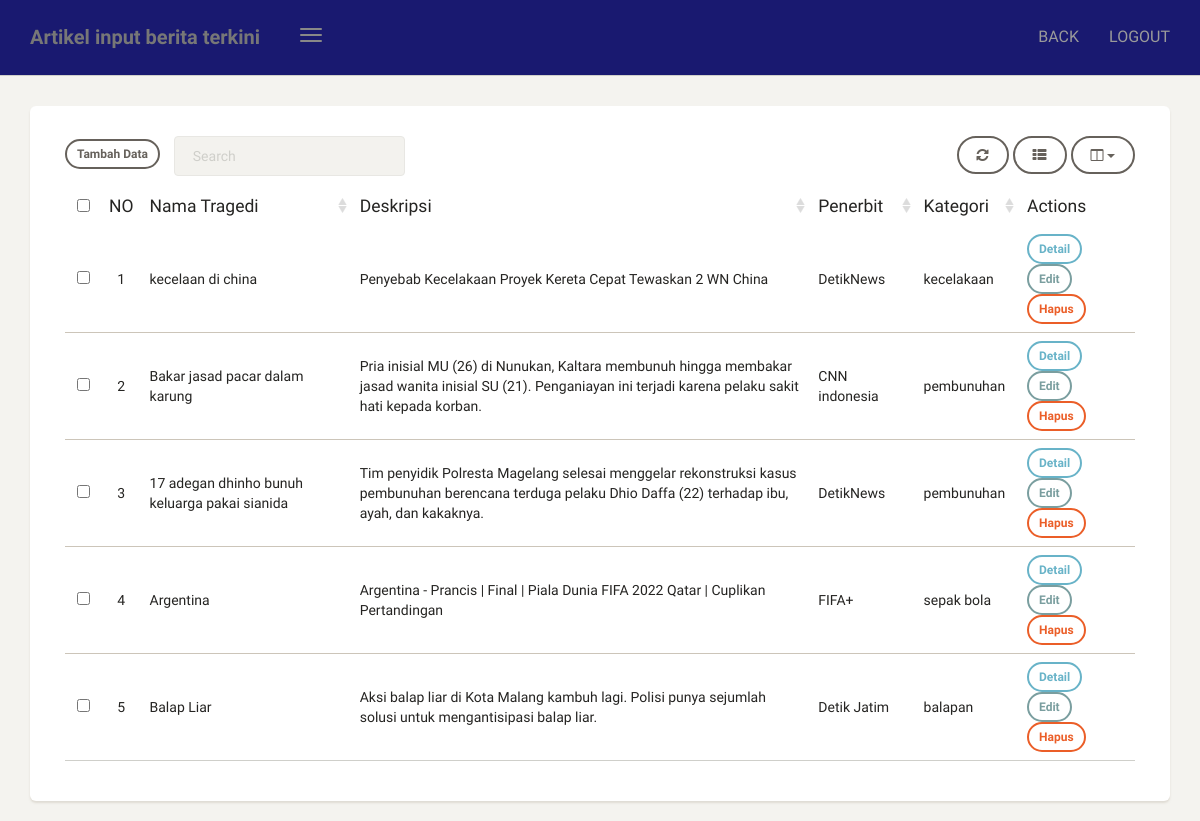
Screenshot of /dashboard/artikel/ (signed in) with the database file from the repository.
### karya/models.py (models this page shows, shortened)
class Artikel(models.Model):
    nama = models.CharField(max_length=100,blank=True,null=True)
    deskripsi = models.CharField(max_length=100,blank=True,null=True)
    pencipta = models.CharField(max_length=100,blank=True,null=True)
    kategori = models.ForeignKey(Kategori, on_delete=models.CASCADE)
    harga = models.CharField(max_length=100,blank=True,null=True)
    class Meta:
        verbose_name_plural = "Artikel"

class Kategori(models.Model):
    nama = models.CharField(max_length=20)
    def __str__(self):
        return self.nama
    class Meta:
        verbose_name_plural = "Kategori"

### karya/views.py (the view)
# urls.py: path('artikel/', artikel, name='artikel'),
@login_required
@user_passes_test(is_seniman)
def artikel(request):
    template_name = "back/tabel_artikel.html"
    artikel = Artikel.objects.all()
    context = {
        'title' : 'DATA',
        'artikel' : artikel,
    }
    return render(request, template_name, context)

### karya/views.py (called while the page is built)
def is_seniman(user):
    if user.groups.filter(name='Seniman').exists():
        return True
    else:
        return False

### templates/back/tabel_artikel.html (shortened to what this page needs)
{% extends 'back/base.html' %}
{% block content %}
<div class="content">
    <div class="container-fluid">
        <div class="row">
            <div class="col-md-12">
                <div class="card">
                    <div class="card-content">
                        <div class="toolbar">
                            <a class="btn btn-sm btm-danger" href="{% url 'tambah_artikel' %}">Tambah Data</a> &nbsp;&nbsp;&nbsp;
                        </div>
                        <table id="bootstrap-table" class="table">
                            <thead>
                                <th data-field="id" class="text-center">NO</th>
                                <th data-field="name" data-sortable="true">Nama Tragedi</th>
                                <th data-field="deskripsi" data-sortable="true">Deskripsi</th>
                                <th data-field="pencipta" data-sortable="true">Penerbit</th>
                                <th data-field="kategori" data-sortable="true">Kategori</th>
                                <th data-field="actions">Actions</th>
                            </thead>
                            <tbody>
                                {% for a in artikel %}
                                <tr>
                                    <td>{{forloop.counter}}</td>
                                    <td>{{a.nama}}</td>
                                    <td>{{a.deskripsi}}</td>
                                    <td>{{a.pencipta}}</td>
                                    <td>{{a.kategori}}</td>
                                    <td>
                                        <a class="btn btn-sm btn-info" href="{% url 'lihat_artikel' a.id %}">Detail</a>
                                        <a class="btn btn-sm btn-primary" href="{% url 'edit_artikel' a.id %}">Edit</a>
                                        <a onclick="return confirm('Are you sure you want to delete?');" class="btn btn-sm btn-danger" href="{% url 'hapus_artikel' a.id %}">Hapus</a>
                                    </td>
                                </tr>
                                {% endfor %}
                            </tbody>
                        </table>
                    </div>
                </div>
            </div>
        </div>
    </div>
</div>
{% endblock content %}

### templates/back/base.html (shortened to what this page needs)
{% load static %}
<!doctype html>
<html lang="en">
<head>
    <link href="{% static 'back/css/bootstrap.min.css' %}" rel="stylesheet" />
    <link href="{% static 'back/css/paper-dashboard.css' %}" rel="stylesheet"/>
    <link href="{% static 'back/css/demo.css' %}" rel="stylesheet" />
    <link href="https://maxcdn.bootstrapcdn.com/font-awesome/latest/css/font-awesome.min.css" rel="stylesheet">
    <link href="{% static 'back/css/themify-icons.css' %}" rel="stylesheet">
</head>
<body>
	<div class="wrapper" >
	    <div class="main-panel">
			<nav class="navbar navbar-default" style="background-color: #191970;">
	            <div class="container-fluid">
	                <div class="navbar-header">
	                    <button type="button" class="navbar-toggle">
	                        <span class="icon-bar bar1"></span>
	                        <span class="icon-bar bar2"></span>
	                        <span class="icon-bar bar3"></span>
	                    </button>
	                    <a class="navbar-brand" href="#datatable"> Artikel input berita terkini</a>
	                </div>
	                <div class="collapse navbar-collapse">
	                    <ul class="nav navbar-nav navbar-right">
	                        <li>
	                            <a href=" {% url 'home' %}" class="dropdown-toggle btn-magnify">
									<p>BACK</p>
	                            </a>
	                        </li>
							<li>
	                            <a href=" {% url 'logout' %}" class="btn-rotate">
									<p class="#">
										LOGOUT
									</p>
	                            </a>
	                        </li>
	                    </ul>
	                </div>
	            </div>
	        </nav>
	       {% block content %}
		   {% endblock content %}
	    </div>
	</div>
</body>
</html>

### templates/back/menu.html (shortened to what this page needs)
{% load static %}

### rows the page displays
Artikel: nama "kecelaan di china", deskripsi "Penyebab Kecelakaan Proyek Kereta Cepat Tewaskan 2 WN China", pencipta "DetikNews", kategori "kecelakaan"
Artikel: nama "Bakar jasad pacar dalam karung", deskripsi "Pria inisial MU (26) di Nunukan, Kaltara membunuh hingga membakar jasad wanita inisial SU (21). Penganiayan ini terjadi karena pelaku sakit hati kepada korban.", pencipta "CNN indonesia", kategori "pembunuhan"
Artikel: nama "17 adegan dhinho bunuh keluarga pakai sianida", deskripsi "Tim penyidik Polresta Magelang selesai menggelar rekonstruksi kasus pembunuhan berencana terduga pelaku Dhio Daffa (22) terhadap ibu, ayah, dan kakaknya.", pencipta "DetikNews", kategori "pembunuhan"
Artikel: nama "Argentina", deskripsi "Argentina - Prancis | Final | Piala Dunia FIFA 2022 Qatar | Cuplikan Pertandingan", pencipta "FIFA+", kategori "sepak bola"
Artikel: nama "Balap Liar", deskripsi "Aksi balap liar di Kota Malang kambuh lagi. Polisi punya sejumlah solusi untuk mengantisipasi balap liar.", pencipta "Detik Jatim", kategori "balapan"
